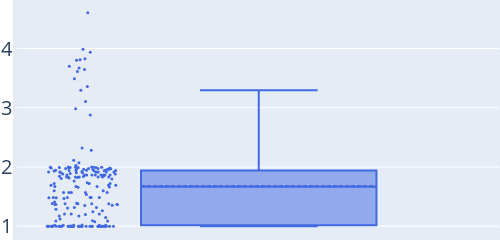

Notebook cell for this chart:
### Code cell
trace = box(y=(mtsf_weight),
boxpoints="all",
marker=attr(
        color="LightSkyBlue",
        size=3),
quartilemethod="linear",
name="",
marker_color="royalblue",
boxmean=true)

layout = Layout(
    autosize=false,
    width=500,
    height=200,
    margin=attr(l=1, r=1, b=1, t=1, pad=4),
    font_size=20,
)
PlotlyJS.plot(trace,layout)

name = "syncrank_"*"weight_of_MTSF"*"_"*type*"n"*string(n)*"p"*string(p)*"eta"*string(eta)*"q"*string(q)

plt = PlotlyJS.plot(trace,layout)
#PlotlyJS.savefig(plt,"figures/"*name*".pdf")

### Figure 1 — Plotly figure (JSON) as saved in the notebook; plotly's stock layout.template omitted (floating-point values rounded to 4 significant figures; data arrays with more than 128 entries replaced by an {"elided": "..."} marker saying what was removed)
{"data": [{"boxmean": true, "boxpoints": "all", "marker": {"color": "royalblue", "size": 3}, "name": "", "quartilemethod": "linear", "type": "box", "y": {"elided": "200 float values"}}], "layout": {"autosize": false, "font": {"size": 20}, "height": 200, "margin": {"b": 1, "l": 1, "pad": 4, "r": 1, "t": 1}, "width": 500}}
